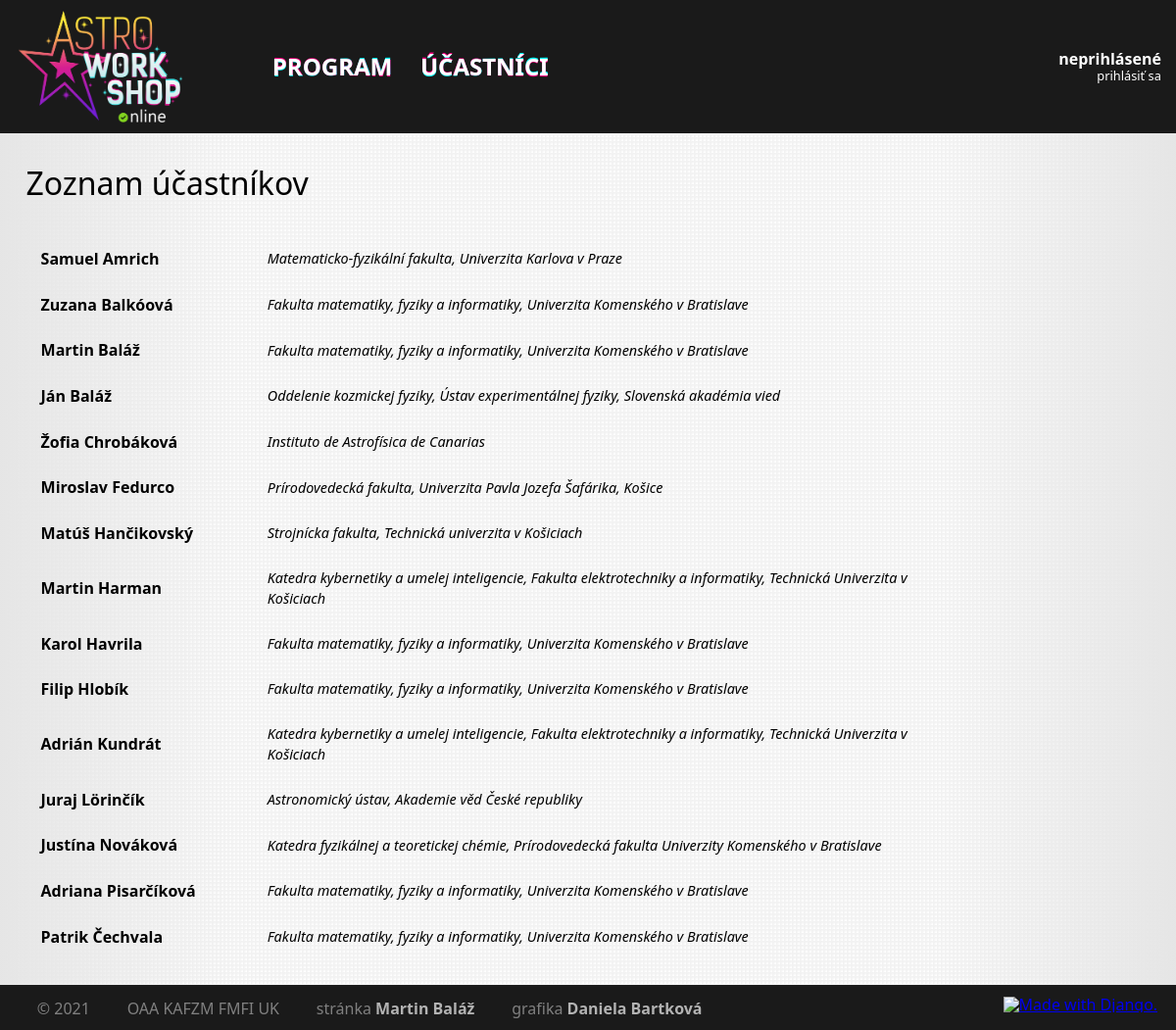
The app's page /2021/participants, older data.
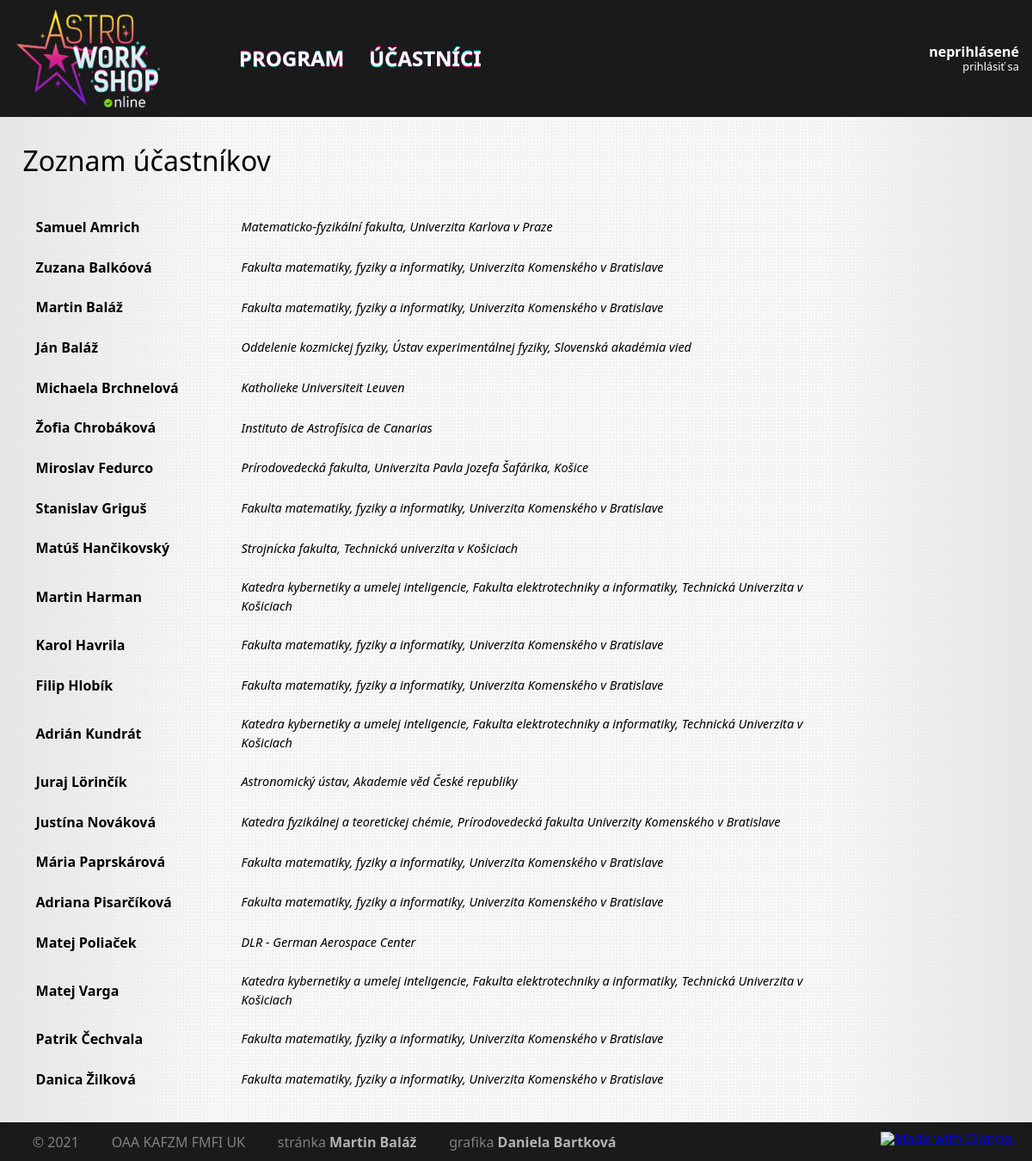
The same page, newer data.
### core/models/participant.py (models this page shows, shortened)
class Participant(AbstractUser):
    class Meta:
        ordering = ['last_name', 'first_name']
    affiliations = models.ManyToManyField(
        'Institute',
        through='Affiliation'
    )
    participations = models.ManyToManyField(
        'Event',
        through='Participation',
        related_name = 'participants'
    )
    about = models.TextField(blank=True)

### core/models/institute.py (models this page shows, shortened)
class Institute(models.Model):
    class Meta:
        ordering = ['full_name']
    short_name = models.CharField(max_length=32)
    full_name = models.CharField(max_length=256)

### core/views/participant.py (the view)
# urls.py: path('<int:year>/participants', participant.ListView.as_view(), name='participants'),
class ListView(django.views.generic.ListView):
    model = Participant
    context_object_name = 'participants'
    template_name = 'core/list-participants.html'
    def get_queryset(self):
        return self.model.objects.filter(participations__code=self.kwargs['year']).order_by('last_name')

### core/templates/core/list-participants.html
{% extends 'core/base.html' %}
{% load astro %}
{% block page %}
    <h2>
        Zoznam účastníkov
    </h2>
    <table>
        {% for participant in participants %}
            <tr>
                <td>
                    <a href="{% url 'participant' username=participant.username %}">{{ participant.get_full_name }}</a>
                </td>
                <td>
                    <span class="affiliation">
                        {% for aff in participant.affiliations.all %}
                            {{ aff.full_name }}
                        {% endfor %}
                    </span>
                </td>
            </tr>
        {% endfor %}
    </table>
{% endblock %}

### core/templates/core/base.html (shortened to what this page needs)
{% load static %}
<!DOCTYPE html>
<html lang="sk">
    <head>
        <link rel="stylesheet" type="text/css" href="{% static "css/reset.css" %}" />
        <link rel="stylesheet" type="text/css" href="{% static "css/main.css" %}" />
    </head>
    <body>
        <div class="entire">
            {% include 'core/header.html' %}
            <div class="page">
                {% block page %}{% endblock page %}
            </div>
            {% include 'core/footer.html' %}
        </div>
    </body>
</html>

### core/templates/core/header.html
{% load static %}
<div class="header">
    <div class="title">
        <img src="{% static 'images/web_logo.png' %}" alt="Logo" class="logo" />
    </div>
    <div class="menu-strip">
        <ul class="strip">
            <li>
                <div class="fancy-menu">
                    <a href="{% url 'programme' year=2021 %}" data-text="Program">
                        Program
                    </a>
                </div>
            </li>
            <li>
                <div class="fancy-menu">
                    <a href="{% url 'participants' year=2021 %}" data-text="Účastníci">
                        Účastníci
                    </a>
                </div>
            </li>
        </ul>
    </div>
    <div class="login-status">
        {% if request.user.is_authenticated %}
            <a href="{% url 'participant' username=request.user.username %}" class="username logged">{{ request.user.get_full_name }}</a>
            <a href="{% url 'logout' %}">odhlásiť sa</a>
        {% else %}
            <a class="username not-logged">neprihlásené</a>
            <a href="{% url 'login' %}">prihlásiť sa</a>
        {% endif %}
    </div>
</div>

### core/templates/core/footer.html (shortened to what this page needs)
<div class="footer">
    <ul class="strip">
        <li>&copy; 2021{% if year > 2021 %}&ndash;{{ year }}{% endif %}</li>
        <li>OAA KAFZM FMFI UK</li>
        <li>stránka <span class="name">Martin Baláž</span></li>
        <li>grafika <span class="name">Daniela Bartková</span></li>
        <a class="badge" href="http://www.djangoproject.com/">
            <img src="https://www.djangoproject.com/m/img/badges/djangomade124x25.gif" alt="Made with Django." title="Made with Django." />
        </a>
    </ul>
</div>

### static/css/main.css (style rules this page uses)
html { width: 100%; font-family: "Segoe UI", "Verdana", sans-serif; padding: 0px; }
body { height: 100%; margin: 0px; min-height: 100vh; overflow-y: scroll; background-color: hsl(0, 0%, 90%); background-image: url("/static/images/background.png"); background-repeat: repeat; }
div.entire { margin: auto; max-width: 1250px; min-height: 100vh; background-size: 4px 4px; background-color: white; background-image: linear-gradient(to right, hsl(0, 0%, 95%) 1px, transparent 3px), linear-gradient(to bottom, hsl(0, 0%, 95%) 1px, transparent 3px); }
div.header, div.footer { width: 100%; background-color: hsl(0, 0%, 10%); color: white; }
div.header { position: relative; height: 36mm; padding: 3mm 5mm; color: white; }
div.footer { height: 12mm; color: hsl(0, 0%, 50%); }
span.name { font-weight: 600; color: hsl(0, 0%, 70%); }
ul.strip { height: 100%; position: relative; padding: 0mm 5mm; list-style-type: none; list-style-position: outside; }
ul.strip li { display: block; height: 100%; float: left; margin: 0 auto; vertical-align: middle; padding: 4mm 5mm 0mm 5mm; }
ul.strip a.badge { display: block; float: right; padding-top: 3mm; }
div.header div.title { display: inline-block; }
div.header img.logo { height: 30mm; }
div.header a, div.menu a { text-decoration: none; font-weight: bold; font-size: 100%; color: white; }
div.header div.login-status { position: absolute; top: 50%; transform: translateY(-50%); right: 0%; text-align: right; min-width: 20mm; padding: 4mm; }
div.header div.login-status a { font-size: 80%; font-weight: normal; }
div.header div.login-status a.username { font-weight: 600; display: block; font-size: 100%; }
div.menu-strip { position: absolute; width: 50%; height: 100%; top: 50%; left: 20%; transform: translateY(-50%); }
div.menu-strip ul li { height: 100%; width: 40mm; padding: 0mm 5mm; }
div.menu-strip ul li a { display: block; position: absolute; font-size: 150%; text-transform: uppercase; top: 50%; transform: translateY(-50%); }
div.menu-strip ul li a:before, div.menu-strip ul li a:after { content: attr(data-text); position: absolute; top: 0px; left: 0px; width: 100%; height: 100%; z-index: 1; transition: transform 0.2s ease-in-out; }
div.menu-strip ul li a:before { color: hsl(330, 100%, 50%); transform: rotate(1deg); z-index: -1; }
div.menu-strip ul li a::after { color: hsl(180, 100%, 50%); transform: rotate(-1deg); z-index: -2; }
div.page { padding: 7mm; background-image: linear-gradient(to right, hsla(0, 0%, 90%, 100%) 0%, hsla(0, 0%, 90%, 0%) 20%, hsla(0, 0%, 90%, 0%) 80%, hsla(0, 0%, 90%, 100%) 100%); min-height: calc(100vh - 48mm); }
h2 { font-size: 200%; font-weight: 500; padding-bottom: 8mm; line-height: 1.5; }
span.affiliation { display: block; float: left; font-style: italic; font-size: 90%; width: 80%; }
table { width: 100%; border: 0px; }
table tr { padding: 0px 0px; }
table td { padding: 3mm 4mm; vertical-align: middle; line-height: 1.5; }
table td a, table td a:visited { font-weight: 600; text-decoration: none; color: inherit; }
div.page { line-height: 150%; }

Row changes from the older to the newer data that the page shows:
added Participant: get_full_name "Michaela Brchnelová"
added Institute: full_name "Katholieke Universiteit Leuven", shown under "Michaela Brchnelová"
added Participant: get_full_name "Stanislav Griguš", Institute (full_name "Fakulta matematiky, fyziky a informatiky, Univerzita Komenského v Bratislave")
now on this page (row unchanged): Participant: get_full_name "Mária Paprskárová", Institute (full_name "Fakulta matematiky, fyziky a informatiky, Univerzita Komenského v Bratislave")
added Participant: get_full_name "Matej Poliaček"
added Institute: full_name "DLR - German Aerospace Center", shown under "Matej Poliaček"
now on this page (row unchanged): Participant: get_full_name "Matej Varga", Institute (full_name "Katedra kybernetiky a umelej inteligencie, Fakulta elektrotechniky a informatiky, Technická Univerzita v Košiciach")
added Participant: get_full_name "Danica Žilková", Institute (full_name "Fakulta matematiky, fyziky a informatiky, Univerzita Komenského v Bratislave")
